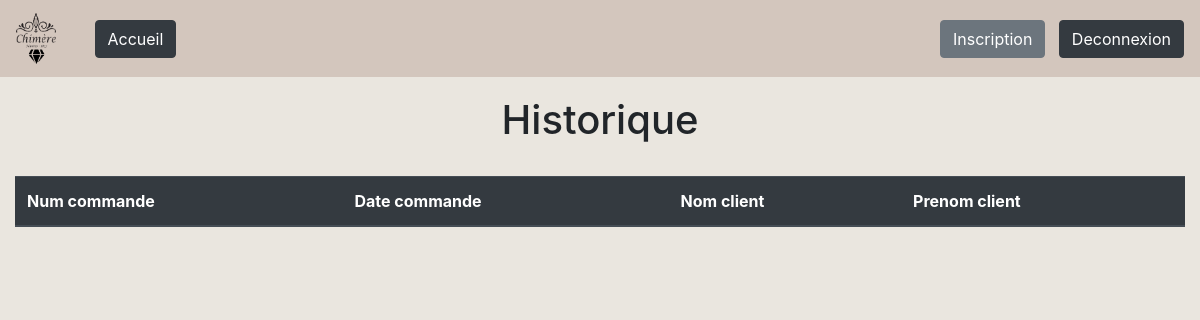
Before: /src/Controller/Historique.php (signed in) with the older database file.
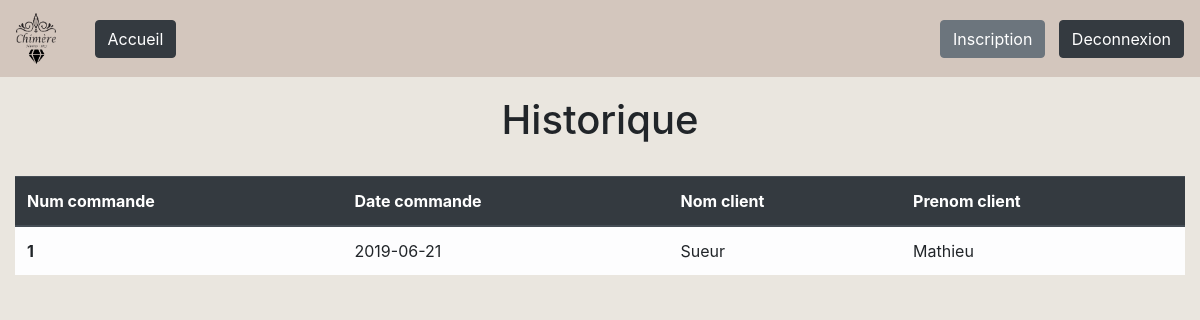
After: the same page with the newer database file.
### tables this page shows
CREATE TABLE `COMMANDE` (
  `id_commande` int(11) NOT NULL,
  `date_commande` date NOT NULL,
  `date_livraison` date NOT NULL,
  `type_commande` varchar(30) NOT NULL,
  `facture` tinyint(1) NOT NULL,
  `devis_accepter` tinyint(1) NOT NULL,
  `num_bijoux` int(11) NOT NULL,
  `type_bijoux` varchar(30) NOT NULL,
  `id_client` int(11) NOT NULL,
  `id_fiche_suivi` int(11) NOT NULL
);

CREATE TABLE `CLIENT` (
  `id_client` int(11) NOT NULL,
  `nom_client` varchar(30) NOT NULL,
  `prenom_client` varchar(30) NOT NULL,
  `email_client` varchar(100) NOT NULL,
  `num_tel` int(11) NOT NULL
);

### src/Controller/Historique.php (the view, shortened to what this page needs)
<?php include("../Includes/header.php");
?>
<center>
    <h1>Historique</h1>
</center>
<br>
<?php
$db = new PDO("mysql:host=" . Config::SERVEUR . ";dbname=" . Config::BASE . ";port=" . Config::PORT, Config::USER, Config::MDP);
$r = $db->prepare("select * from CLIENT CL inner join COMMANDE CO on CO.id_client=CL.id_client");
$r->execute();
$lignes = $r->fetchAll();
?>
<div class="container-fluid">
  <div class="row" style="">
    <div class="mx-auto col-xs-12 col-sm-12 col-md-12 col-lg-12 col-xl-12" style="">
      <form class="Historique" method="POST" action="../Controller/cHistorique.php">
            <table class="table table-hover table-light">
              <thead class="thead-dark">
                  <tr>
                  <th scope="col">Num commande</th>
                  <th scope="col">Date commande</th>
                  <th scope="col">Nom client</th>
                  <th scope="col">Prenom client</th>
                  </tr>
              </thead>
              <?php foreach ($lignes as $ligne){ ?>
              <tbody>
                  <tr>
                  <th scope="row"><?php echo $ligne["id_commande"] ?></th>
                  <td><?php echo $ligne["date_commande"] ?></td>
                  <td><?php echo $ligne["nom_client"] ?></td>
                  <td><?php echo $ligne["prenom_client"] ?></td>
                  </tr>
              </tbody>
              <?php }?>
            </table>
      </form>
    </div>
  </div>
</div>
<?php include("../Includes/footer.php"); ?>

### src/Includes/Header.php (shortened to what this page needs)
<!DOCTYPE html>
<html lang="fr">
<head>
    <link rel="stylesheet" type="text/css" href="../css/bootstrap.min.css">
    <link rel="stylesheet" type="text/css" href="../css/style.css">
    </head>
    <body>
<header class="fixed-header" >
      <nav class="navbar navbar-expand-sm navbar-fixed-top navbar-dark bg-dark">
          <a class="navbar-brand" >
                <img src="../Pictures/Logo-Chimere.png" alt="Logo-Chimere" height="51px" width="40px" />
          </a>
          <div class="collapse navbar-collapse" id="navbarNav">
            <ul class="navbar-nav mr-auto">
              <li class="nav-item">
                <a class="btn btn-dark" role="button" href="../../"> Accueil </span></a>
              </li>
            </ul>
            <div class="navbar-text actions">
                <a class="btn btn-secondary" role="button" href="../Controller/inscription.php">Inscription</a>
                <a class="btn btn-dark"  role="button" href="../Controller/deconnexion.php">Deconnexion</a>
            </div>
          </div>
      </nav>
</header>
<div class="p-5 "></div>

### src/Includes/footer.php (shortened to what this page needs)
    </body>
</html>

### src/css/style.css (style rules this page uses)
header.fixed-header { overflow: hidden !important; position: absolute !important; top: 0 !important; margin-bottom: 100px !important; }
.bg-dark { overflow: hidden !important; position: absolute !important; background-color: #d3c6bd !important; position: fixed !important; top: 0 !important; width: 100% !important; margin-bottom: 100px !important; }
header { margin-bottom: 100px !important; }
body { background-color: #EAE6DF !important; }

Changed rows visible on the page:
added commande: id_commande "1", date_commande "2019-06-21", id_client.nom_client "Sueur", id_client.prenom_client "Mathieu"
